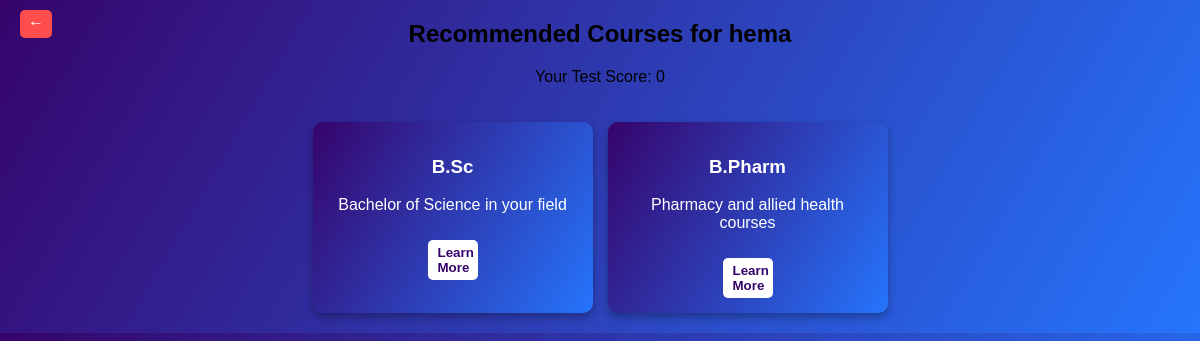
The app's page /courses (signed in), older data.
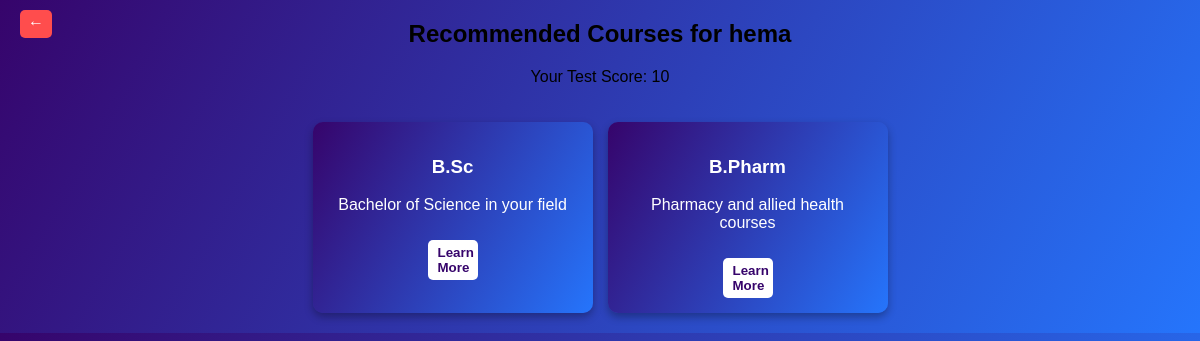
The same page, newer data.
### tables this page shows
CREATE TABLE users (
    id INTEGER PRIMARY KEY AUTOINCREMENT,
    name TEXT NOT NULL,
    email TEXT NOT NULL UNIQUE,
    password TEXT NOT NULL,
    is_admin INTEGER DEFAULT 0,
    student_group TEXT,
    test_score INTEGER,
    recommended_degrees TEXT,
    login_time TEXT
);

### app.py (the view, shortened to what this page needs)
@app.route('/courses')
def recommended_courses():
    if 'user_id' in session:
        user_id = session['user_id']
        conn = sqlite3.connect('career.db')
        cursor = conn.cursor()
        cursor.execute("SELECT name, test_score, student_group FROM users WHERE id=?", (user_id,))
        student = cursor.fetchone()
        if student:
            student_name, test_score, student_group = student
            test_score = test_score or 0  # Handle NULL scores
            group = (student_group or "").strip().lower()
            if group in ["bio-maths", "science with computer science"]:
                if test_score >= 80:
                    courses = [
                        ("MBBS", "Medical degree for Biology students"),
                        ("B.Tech", "Engineering in top specializations")
                    ]
                else:
                    courses = [
                        ("B.Sc", "Bachelor of Science in your field"),
                        ("B.Pharm", "Pharmacy and allied health courses")
                    ]
            else:
                courses = [("General", "Group not identified. Explore common career paths.")]
            recommended_courses = [{"name": c[0], "description": c[1]} for c in courses]
            conn.close()
            return render_template("courses.html",
                                   student={"name": student_name, "test_score": test_score},
                                   recommended_courses=recommended_courses)
        conn.close()
        return redirect('/student_dashboard')
    return redirect('/login')

### templates/courses.html (shortened to what this page needs)
<!DOCTYPE html>
<html lang="en">
<head>
    <link rel="stylesheet" href="{{ url_for('static', filename='styles.css') }}">
</head>
<body>
    <strong><a href="/student_dashboard" class="back-btn">&larr;</a></strong>
    <h2>Recommended Courses for {{ student.name }}</h2>
    <p>Your Test Score: {{ student.test_score }}</p>
    <div class="card-container">
        {% for course in recommended_courses %}
        <div class="course-card">
            <h3>{{ course.name }}</h3>
            <p>{{ course.description }}</p>
            <button onclick="goToCourse('{{ course.name }}')">Learn More</button>
        </div>
        {% endfor %}
    </div>
</body>
</html>

Row changes from the older to the newer data that the page shows:
changed users "hema": test_score (not shown) → "10"
Text that changed along with them:
{{ student.test_score }}: "0" → (not shown)
